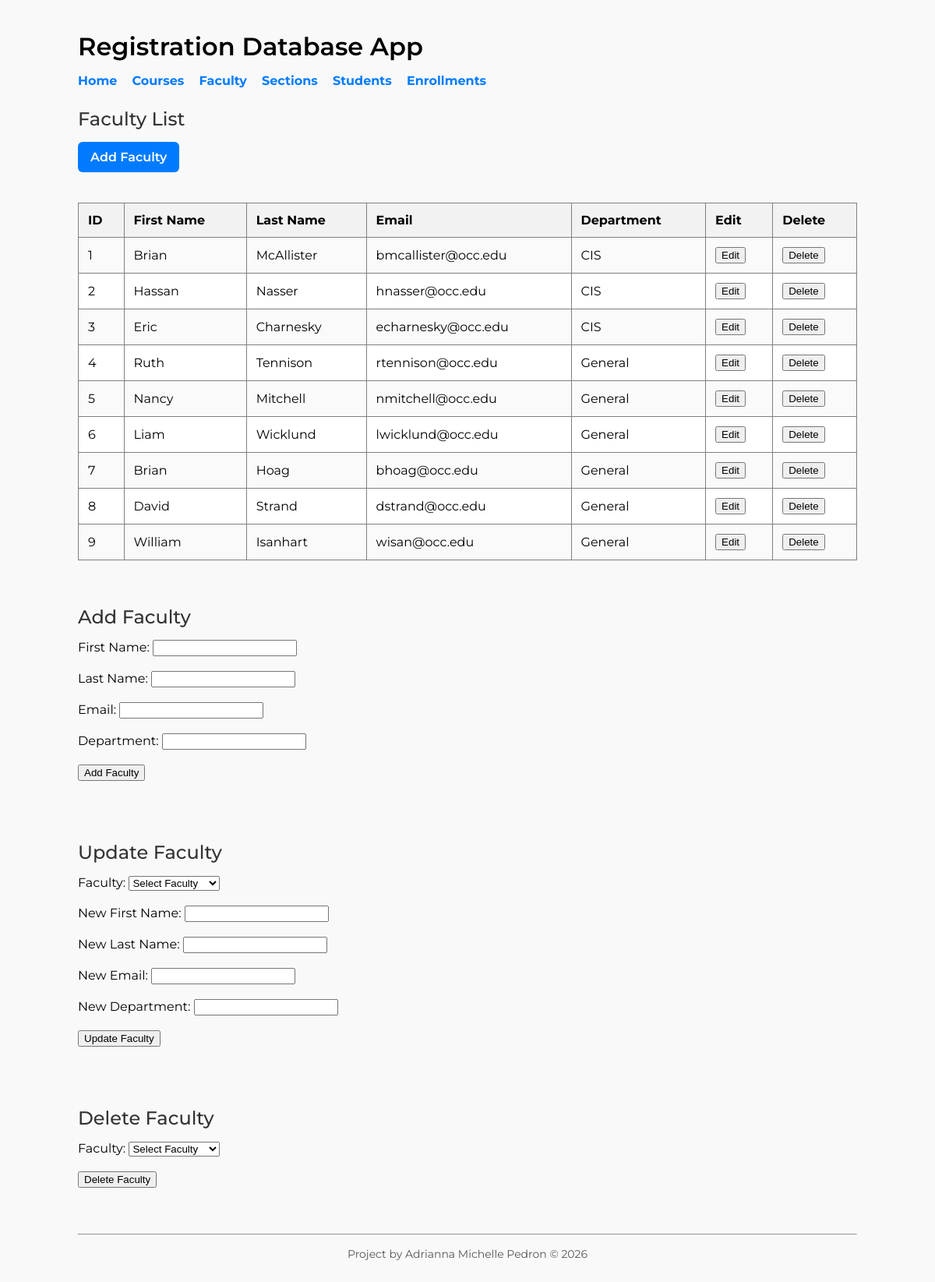
The page /faculty.php on the database its author committed.
### tables this page shows
CREATE TABLE `Faculty` (
  `faculty_id` int(11) NOT NULL,
  `first_name` varchar(20) NOT NULL,
  `last_name` varchar(20) NOT NULL,
  `email` varchar(50) NOT NULL,
  `department` varchar(100) DEFAULT 'CIS'
);

### faculty.php (the view, shortened to what this page needs)
<?php
require_once('models/database.php');
$query = 'SELECT * FROM Faculty ORDER BY faculty_id';
$statement = $database->prepare($query);
$statement->execute();
$faculty_members = $statement->fetchAll();
?>
<?php include 'header.php'; ?>
<h2>Faculty List</h2>
<a href="add_faculty.php" class="btn">Add Faculty</a>
<br><br>
<table border="1" cellpadding="8">
    <tr>
        <th>ID</th>
        <th>First Name</th>
        <th>Last Name</th>
        <th>Email</th>
        <th>Department</th>
        <th>Edit</th>
        <th>Delete</th>
    </tr>
    <?php foreach ($faculty_members as $faculty) : ?>
        <tr>
            <td><?php echo $faculty['faculty_id']; ?></td>
            <td><?php echo $faculty['first_name']; ?></td>
            <td><?php echo $faculty['last_name']; ?></td>
            <td><?php echo $faculty['email']; ?></td>
            <td><?php echo $faculty['department']; ?></td>
            <td>
                <form action="edit_faculty.php" method="get">
                    <input type="submit" value="Edit">
                </form>
            </td>
            <td>
                <form action="delete_faculty.php" method="post">
                    <input type="submit" value="Delete">
                </form>
            </td>
        </tr>
    <?php endforeach; ?>
</table>
<br><br>
<h2>Add Faculty</h2>
<form action="add_faculty_action.php" method="post">
    <label>First Name:</label>
    <input type="text" name="first_name" required><br><br>
    <label>Last Name:</label>
    <input type="text" name="last_name" required><br><br>
    <label>Email:</label>
    <input type="text" name="email" required><br><br>
    <label>Department:</label>
    <input type="text" name="department" required><br><br>
    <input type="submit" value="Add Faculty"><br><br>
</form>
<br><br>
<h2>Update Faculty</h2>
<form action="edit_faculty_action.php" method="post">
    <label>Faculty:</label>
    <select name="faculty_id" required>
        <option value="">Select Faculty</option>
    </select><br><br>
    <label>New First Name:</label>
    <input type="text" name="first_name" required><br><br>
    <label>New Last Name:</label>
    <input type="text" name="last_name" required><br><br>
    <label>New Email:</label>
    <input type="text" name="email" required><br><br>
    <label>New Department:</label>
    <input type="text" name="department" required><br><br>
    <input type="submit" value="Update Faculty"><br><br>
</form>
<br><br>
<h2>Delete Faculty</h2>
<form action="delete_faculty.php" method="post">
    <label>Faculty:</label>
    <select name="faculty_id" required>
        <option value="">Select Faculty</option>
    </select><br><br>
    <input type="submit" value="Delete Faculty"><br><br>
</form>
<?php include 'footer.php'; ?>

### style.css (style rules this page uses)
body { font-family: 'Montserrat', sans-serif; margin: 40px; background-color: #f9f9f9; }
h2 { margin-bottom: 15px; font-weight: 500; color: #333; }
.btn { display: inline-block; padding: 10px 16px; background-color: #007BFF; color: white; text-decoration: none; border-radius: 6px; font-weight: 600; }
table { width: 100%; border-collapse: collapse; margin-top: 20px; background-color: white; }
th, td { padding: 12px; text-align: left; }
th { background-color: #f2f2f2; }
tr:nth-child(even) { background-color: #fafafa; }

### rows shown on the page
faculty: faculty_id "1", first_name "Brian", last_name "McAllister", email "bmcallister@occ.edu", department "CIS"
faculty: faculty_id "2", first_name "Hassan", last_name "Nasser", email "hnasser@occ.edu", department "CIS"
faculty: faculty_id "3", first_name "Eric", last_name "Charnesky", email "echarnesky@occ.edu", department "CIS"
faculty: faculty_id "4", first_name "Ruth", last_name "Tennison", email "rtennison@occ.edu", department "General"
faculty: faculty_id "5", first_name "Nancy", last_name "Mitchell", email "nmitchell@occ.edu", department "General"
faculty: faculty_id "6", first_name "Liam", last_name "Wicklund", email "lwicklund@occ.edu", department "General"
faculty: faculty_id "7", first_name "Brian", last_name "Hoag", email "bhoag@occ.edu", department "General"
faculty: faculty_id "8", first_name "David", last_name "Strand", email "dstrand@occ.edu", department "General"
faculty: faculty_id "9", first_name "William", last_name "Isanhart", email "wisan@occ.edu", department "General"
